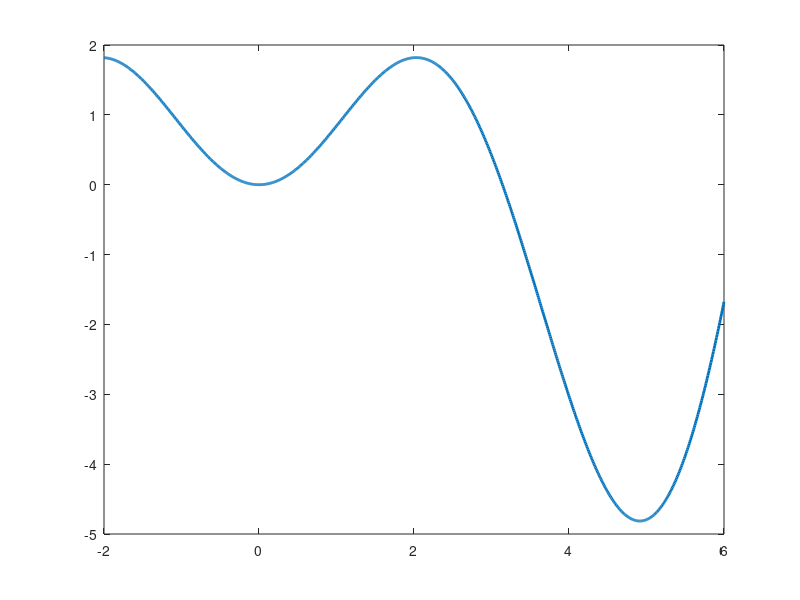

This figure's MATLAB source: (Note: this script raises an error after producing the figure.)
%% serie 5
f = @(x) x.*sin(x);
%% 1.1
a = -2;
b = 6;
x_nod = linspace(a,b,1000);
P_dis =f(x_nod);
figure()
plot(x_nod,P_dis,'LineWidth',2);
%% 1.2
PP_dis = [];
err_dis = [];
err_inf = [];
for n = 2:2:6
    h = (b-a)/n;
    x_nod = a:h:b;
    f_nod = f(x_nod);
    P = polyfit(x_nod,f_nod,n);
    P_dis = polyval(P,x_nod);
    PP_dis = [PP_dis;P_dis];
    err_dis = [err_dis;abs(P_dis-P_dis)];
    err_inf = [err_inf; max(err_abs)];
end
figure()
plot(x_nod,P_dis,'LineWidth',2)
hold on
plot(x_nod,PP_dis,'LineWidth',2)
figure()
plot(x_nod,err_dis,'LineWidth',2)
%% 2.1 2.2
clear 
clc
f = @(x) sin(1./(1+x.^2));
a = -2*pi;
b = 2*pi;
n = [2 4 8 10];

x_nod = linspace(a,b,1000);
P_dis = f(x_nod);
PP_dis = [];
err_inf = [];
for n = n
    h = (b-a)/n;
    x_nod = a:h:b;
    P = polyfit(x_nod,f(x_nod),n);
    P_dis = polyval(P,x_nod);
    PP_dis = [PP_dis;P_dis];
    err_inf = [err_inf;abs(P_dis-P_dis)];
end
figure()
plot(x_nod,P_dis,'LineWidth',2);
hold on;
plot(x_nod,PP_dis,'LineWidth',2);
figure()
plot(x_nod,err_inf,'LineWidth',2);

%% 2.3
clear 
clc
f = @(x) sin(1./(1+x.^2));
a = -2*pi;
b = 2*pi;
n = [2 4 8 10];

x_nod = linspace(a,b,1000);
P_dis = f(x_nod);
PP_dis = [];
err_inf = [];
for n = n
    k = 0 : n;
    t = -cos(pi.*k./n);
    x_nod = ((b-a).*t./2) + (a+b)./2;
    P = polyfit(x_nod,f(x_nod),n);
    P_dis = polyval(P,x_nod);
    PP_dis = [PP_dis;P_dis];
    err_inf = [err_inf;abs(P_dis-P_dis)];
end
figure()
plot(x_nod,P_dis,'LineWidth',2);
hold on;
plot(x_nod,PP_dis,'LineWidth',2);
figure()
plot(x_nod,err_inf,'LineWidth',2);

%% 3
clear
clc
f = @(x) -x.^3 +3.*x.^2 - 2;
x_dis = [0 0.5 2];
n = length(x_dis)-1;
phi = [];
for k = 1 : n
    i = 0:n;
    xi = x_dis(i+1);
    xk = x_dis(k);
    phi_f = @(x) prod((x-xi)./(xk-xi));
 
end
Prod = product(phi);
P_n = @(x) sum(f(x).*Prod(x));

plot(x_dis,f(x_dis));
hold on
plot(x_dis,P_n(x_dis))

%%
clear
clc
sigma = [0.18 0.3 0.5 0.6 0.72 0.75 0.8 0.9 1];
epsilon = [0.0005 0.001 0.0013 0.0015 0.0020 0.0045 0.006 0.007 0.0085];
n = length(epsilon)-1;
figure()

x_dis = linspace(min(sigma),max(sigma),1000);

subplot(3,2,1)
P = polyfit(sigma,epsilon,n);
y_lag = polyval(P,x_dis);
plot(sigma,epsilon,'o','LineWidth',2);
hold on
plot(x_dis,y_lag,'LineWidth',2)
title('Lagrange')

subplot(3,2,2)
y_interp1 = interp1(sigma,epsilon,x_dis);
plot(sigma,epsilon,'o','LineWidth',2);
hold on
plot(x_dis,y_interp1,'LineWidth',2);
title('interp1')

subplot(3,2,3)
y_cubicspline = cubicspline(sigma,epsilon,x_dis);
plot(sigma,epsilon,'o','LineWidth',2);
hold on;
plot(x_dis,y_cubicspline,'LineWidth',2);
title('cubicspline')

subplot(3,2,4)
y_spline = spline(sigma,epsilon,x_dis);
plot(sigma,epsilon,'o','LineWidth',2);
hold on;
plot(x_dis,y_spline,'LineWidth',2);
title('spline')

subplot(3,2,5)
y_IMQ(1,:) = polyval(polyfit(sigma,epsilon,1),x_dis);
y_IMQ(2,:) = polyval(polyfit(sigma,epsilon,2),x_dis);
y_IMQ(3,:) = polyval(polyfit(sigma,epsilon,4),x_dis);
plot(sigma,epsilon,'o','LineWidth',2);
hold on;
plot(x_dis,y_IMQ,'LineWidth',2);
title('IMQ')

subplot(3,2,6)
y_ICL = interp1(sigma,epsilon,x_dis);
plot(sigma,epsilon,'o','LineWidth',2);
hold on;
plot(x_dis,y_ICL,'LineWidth',2);
title('ICL')

%% 5
clear
clc
f = @(x) exp(-x.^2).*sin(x);
a = -2;
b = 3;
n = 3;
h = (b-a)/n;
x_dis = linspace(b,a,1000);
x_nod = a:h:b;
P_dis = interp1(x_nod,f(x_nod),x_dis);
figure()
plot(x_nod,f(x_nod),x_dis,P_dis)
err_inf = abs(f(x_dis)-P_dis);
ddf = Jac(Jac(f));
stima = @(h) ((h.^2)./8).*max(ddf(x_dis));
H = [];
err_max = [];
for n = 2.^[2:7]
    h = (b-a)/n;
    H = [H; h];
    x_nod = a:h:b;
    P_dis = interp1(x_nod,f(x_nod),x_dis);
    err_max = [err_max; max(abs(f(x_dis)-P_dis))];
end
loglog(H,err_max,'ro-',H,stima(H));
%% 6
clear
clc
y = [ 10 9.89 9.75 9.66 9.10 8.95 8.10 7.49 6.8 6.13 5.05];
f = @(t) 10 - 0.5*9.81*t.^2;
T = 0:0.1:1;
x = linspace(0,1.5,100);
n = length(y)-1;
lagr = polyval(polyfit(T,y,n),x);
int = interp1(T,y,x);
IMQ = polyval(polyfit(T,y,2),x);

subplot(2,2,1)
plot(x,f(x),'LineWidth',2)
hold on
plot(x,lagr,'LineWidth',2)
title('Lagrange')
lagr = polyval(polyfit(T,y,n),1.05)

subplot(2,2,2)
plot(x,f(x),'LineWidth',2)
hold on
plot(x,int,'LineWidth',2)
title('Interp1')
int = interp1(T,y,1.05)

subplot(2,2,3)
plot(x,f(x),'LineWidth',2)
hold on
plot(x,IMQ,'LineWidth',2)
title('IMQ')
IMQ = polyval(polyfit(T,y,2),1.05)

%% 7
clear
clc
g = @(x) 10 * x.^2;
f = @(x) g(x) + 2*rand(size(x))-1;
n = 9;
a = 0;
b = 1;
h = (b-a)/n;
x_nod = a:h:b;
x_dis = linspace(a,2,1000);
lagr = polyval(polyfit(x_nod,f(x_nod),n),x_dis);
IMQ = polyval(polyfit(x_nod,f(x_nod),2),x_dis);
plot(a:0.001:b,f(a:0.001:b), ...
    x_dis,g(x_dis), ...
    x_dis,lagr, ...
    x_dis,IMQ, LineWidth=2);
ylim([-2 20])
xlim([0 2])
lagr2 = polyval(polyfit(x_nod,f(x_nod),n),2);
IMQ = polyval(polyfit(x_nod,f(x_nod),2),2);

 